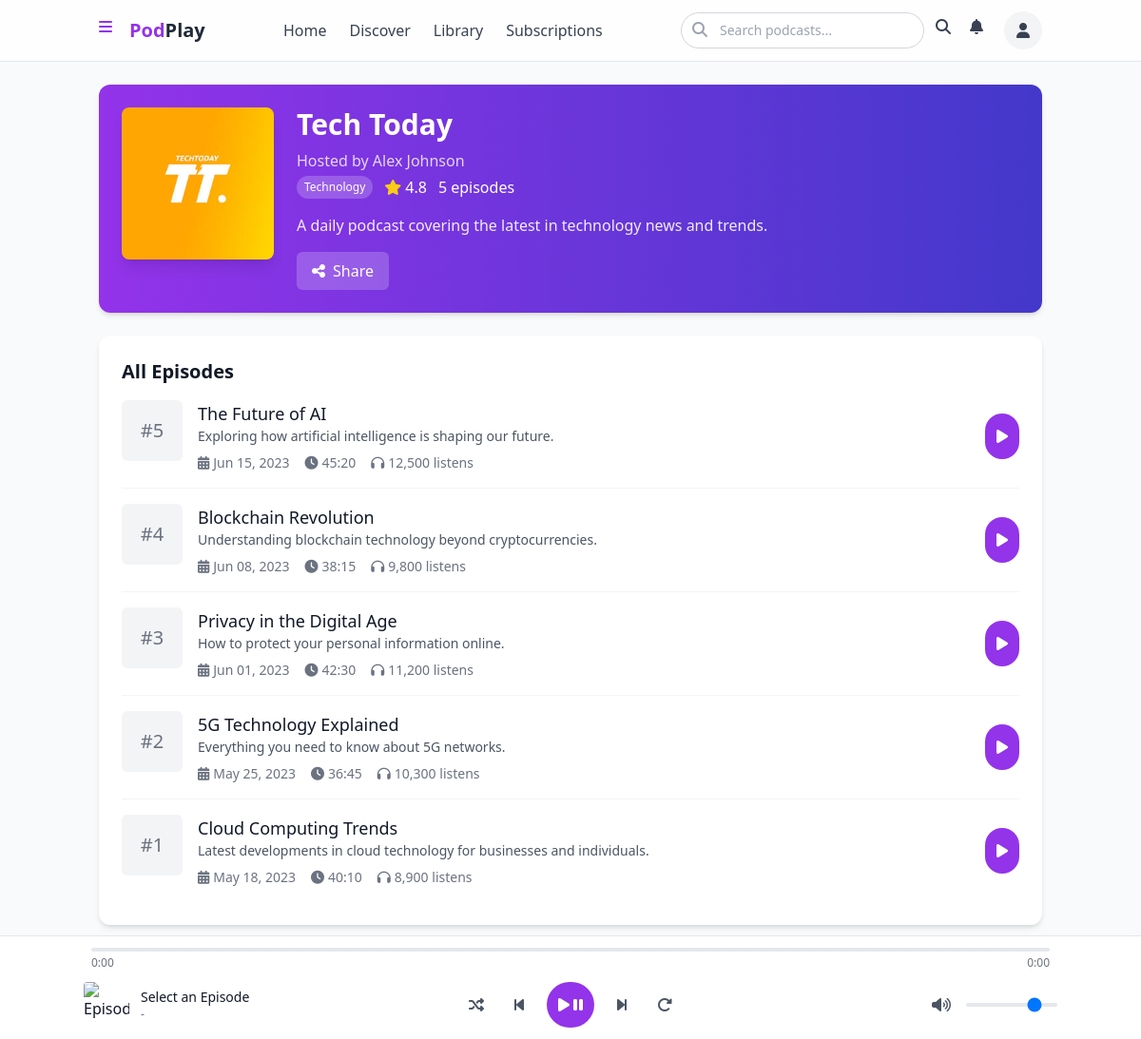
The app's page /index.php?page=podcast&id=1 (signed in) with its own data.
### tables this page shows
CREATE TABLE IF NOT EXISTS podcasts (
    id INT AUTO_INCREMENT PRIMARY KEY,
    title VARCHAR(100) NOT NULL,
    description TEXT NOT NULL,
    host VARCHAR(100) NOT NULL,
    cover_image VARCHAR(100) NOT NULL,
    category VARCHAR(50) NOT NULL,
    is_featured BOOLEAN DEFAULT 0,
    rating DECIMAL(3,1) DEFAULT 0.0,
    listens INT DEFAULT 0,
    episode_count INT DEFAULT 0,
    created_at DATETIME DEFAULT CURRENT_TIMESTAMP,
    updated_at DATETIME DEFAULT CURRENT_TIMESTAMP ON UPDATE CURRENT_TIMESTAMP
);

CREATE TABLE IF NOT EXISTS episodes (
    id INT AUTO_INCREMENT PRIMARY KEY,
    podcast_id INT NOT NULL,
    title VARCHAR(100) NOT NULL,
    description TEXT NOT NULL,
    audio_file VARCHAR(100) NOT NULL,
    duration VARCHAR(10) NOT NULL,
    release_date DATE NOT NULL,
    listens INT DEFAULT 0,
    show_notes TEXT,
    created_at DATETIME DEFAULT CURRENT_TIMESTAMP,
    updated_at DATETIME DEFAULT CURRENT_TIMESTAMP ON UPDATE CURRENT_TIMESTAMP,
    FOREIGN KEY (podcast_id) REFERENCES podcasts(id) ON DELETE CASCADE
);

### functions.php (called while the page is built, shortened)
<?php
function getPodcastById($id) {
    global $conn;
    $query = "SELECT * FROM podcasts WHERE id = ?";
    $stmt = mysqli_prepare($conn, $query);
    mysqli_stmt_bind_param($stmt, "i", $id);
    mysqli_stmt_execute($stmt);
    $result = mysqli_stmt_get_result($stmt);
    if(mysqli_num_rows($result) > 0) {
        return mysqli_fetch_assoc($result);
    }
    return null;
}
function getEpisodesByPodcastId($podcast_id) {
    global $conn;
    $query = "SELECT * FROM episodes WHERE podcast_id = ? ORDER BY release_date DESC";
    $stmt = mysqli_prepare($conn, $query);
    mysqli_stmt_bind_param($stmt, "i", $podcast_id);
    mysqli_stmt_execute($stmt);
    $result = mysqli_stmt_get_result($stmt);
    $episodes = [];
    while($row = mysqli_fetch_assoc($result)) {
        $episodes[] = $row;
    }
    return $episodes;
}
?>

### podcast.php (the view, shortened to what this page needs)
<?php
$podcast_id = $_GET['id'];
$podcast = getPodcastById($podcast_id);
$episodes = getEpisodesByPodcastId($podcast_id);
?>
<div class="bg-white rounded-xl shadow-md overflow-hidden mb-6">
    <div class="bg-gradient-to-r from-purple-600 to-indigo-700 p-6">
        <div class="flex flex-col md:flex-row gap-6">
            <img src="assets/images/podcasts/<?php echo $podcast['cover_image']; ?>" alt="<?php echo $podcast['title']; ?>" class="w-40 h-40 rounded-lg shadow-lg">
            <div class="text-white">
                <h1 class="text-2xl md:text-3xl font-bold mb-2"><?php echo $podcast['title']; ?></h1>
                <p class="text-white/80 mb-1">Hosted by <?php echo $podcast['host']; ?></p>
                <div class="flex items-center gap-3 mb-4">
                    <span class="bg-white/20 text-xs px-2 py-1 rounded-full"><?php echo $podcast['category']; ?></span>
                    <div class="flex items-center">
                        <i class="fas fa-star text-yellow-400 mr-1"></i>
                        <span><?php echo number_format($podcast['rating'], 1); ?></span>
                    </div>
                    <span><?php echo count($episodes); ?> episodes</span>
                </div>
                <p class="text-white/90 mb-4"><?php echo $podcast['description']; ?></p>
                <div class="flex gap-3">
                    <button class="inline-flex items-center gap-2 bg-white/20 text-white px-4 py-2 rounded-md hover:bg-white/30 transition-colors">
                        <i class="fas fa-share-alt"></i> Share
                    </button>
                </div>
            </div>
        </div>
    </div>
</div>
<div class="bg-white rounded-xl shadow-md p-6">
    <h2 class="text-xl font-bold mb-4">All Episodes</h2>
    <?php if(empty($episodes)): ?>
    <div class="text-center py-10">
        <p class="text-gray-600">No episodes available yet</p>
    </div>
    <?php else: ?>
    <div class="space-y-4">
        <?php foreach($episodes as $index => $episode): ?>
        <div class="border-b border-gray-100 pb-4 last:border-0">
            <div class="flex gap-4">
                <div class="w-16 h-16 bg-gray-100 rounded-md flex items-center justify-center flex-shrink-0">
                    <span class="text-xl text-gray-500 font-medium">#<?php echo count($episodes) - $index; ?></span>
                </div>
                <div class="flex-1">
                    <h3 class="font-medium text-lg"><?php echo $episode['title']; ?></h3>
                    <p class="text-gray-600 text-sm mb-2 line-clamp-2"><?php echo $episode['description']; ?></p>
                    <div class="flex items-center text-sm text-gray-500 gap-4">
                        <span class="flex items-center gap-1">
                            <i class="fas fa-calendar-alt"></i>
                            <?php echo date('M d, Y', strtotime($episode['release_date'])); ?>
                        </span>
                        <span class="flex items-center gap-1">
                            <i class="fas fa-clock"></i>
                            <?php echo $episode['duration']; ?>
                        </span>
                        <span class="flex items-center gap-1">
                            <i class="fas fa-headphones"></i>
                            <?php echo number_format($episode['listens']); ?> listens
                        </span>
                    </div>
                </div>
                <div class="flex items-center">
                    <?php if(isset($_SESSION['user_id'])): ?>
                    <a href="index.php?page=listen&id=<?php echo $episode['id']; ?>" class="p-3 rounded-full bg-purple-600 text-white hover:bg-purple-700 transition-colors">
                        <i class="fas fa-play"></i>
                    </a>
                    <?php else: ?>
                    <a href="index.php?page=login" class="p-3 rounded-full bg-purple-600 text-white hover:bg-purple-700 transition-colors">
                        <i class="fas fa-play"></i>
                    </a>
                    <?php endif; ?>
                </div>
            </div>
        </div>
        <?php endforeach; ?>
    </div>
    <?php endif; ?>
</div>

### records on screen
podcasts: cover_image (picture), title "Tech Today", host "Alex Johnson", category "Technology", rating "4.8", description "A daily podcast covering the latest in technology news and trends."
episodes: count($episodes) - $index "5", title "The Future of AI", description "Exploring how artificial intelligence is shaping our future.", release_date "Jun 15, 2023", duration "45:20", listens "12,500"
episodes: count($episodes) - $index "4", title "Blockchain Revolution", description "Understanding blockchain technology beyond cryptocurrencies.", release_date "Jun 08, 2023", duration "38:15", listens "9,800"
episodes: count($episodes) - $index "3", title "Privacy in the Digital Age", description "How to protect your personal information online.", release_date "Jun 01, 2023", duration "42:30", listens "11,200"
episodes: count($episodes) - $index "2", title "5G Technology Explained", description "Everything you need to know about 5G networks.", release_date "May 25, 2023", duration "36:45", listens "10,300"
episodes: count($episodes) - $index "1", title "Cloud Computing Trends", description "Latest developments in cloud technology for businesses and individuals.", release_date "May 18, 2023", duration "40:10", listens "8,900"

### other values on screen
count($episodes) "5"
